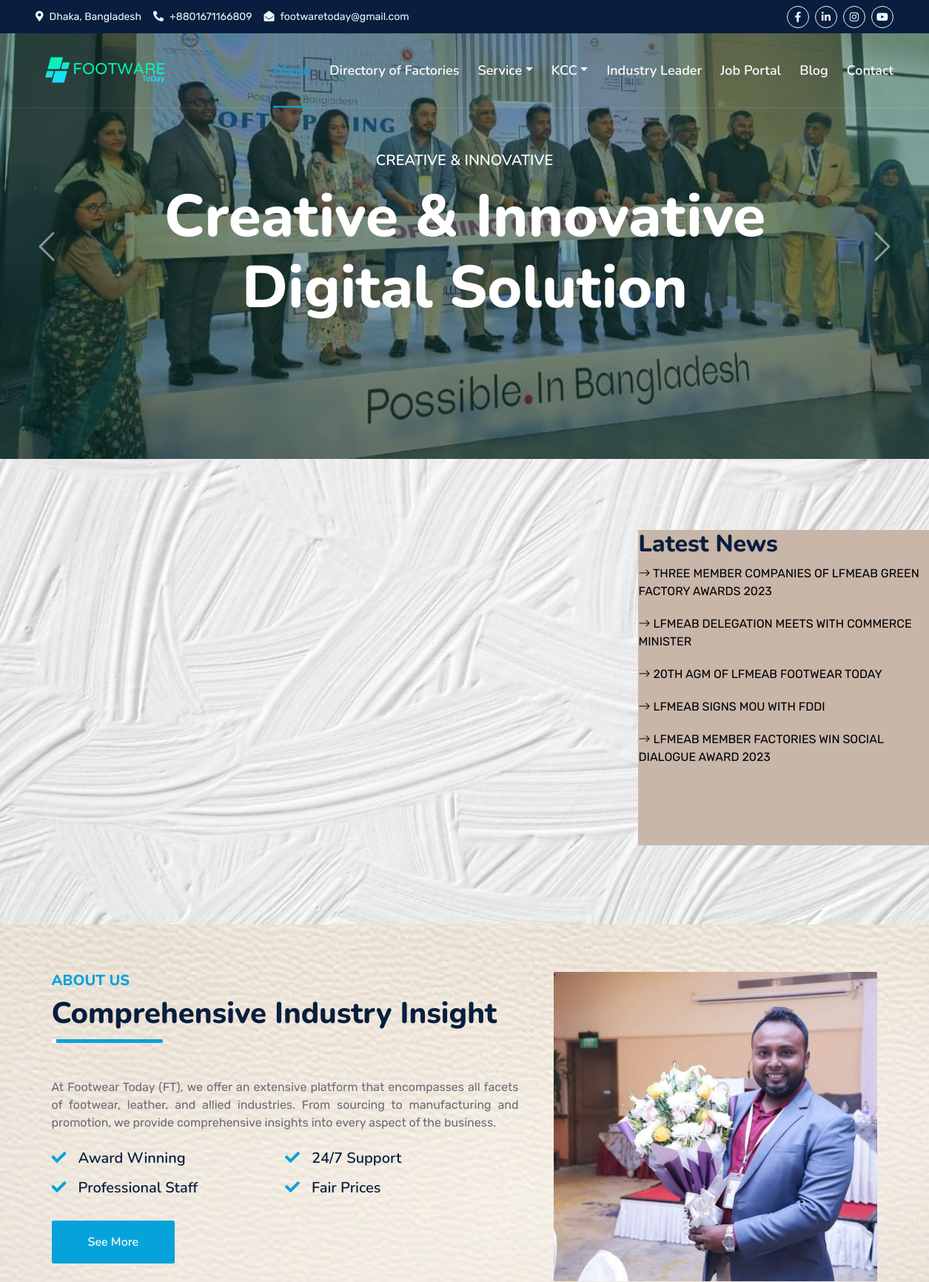
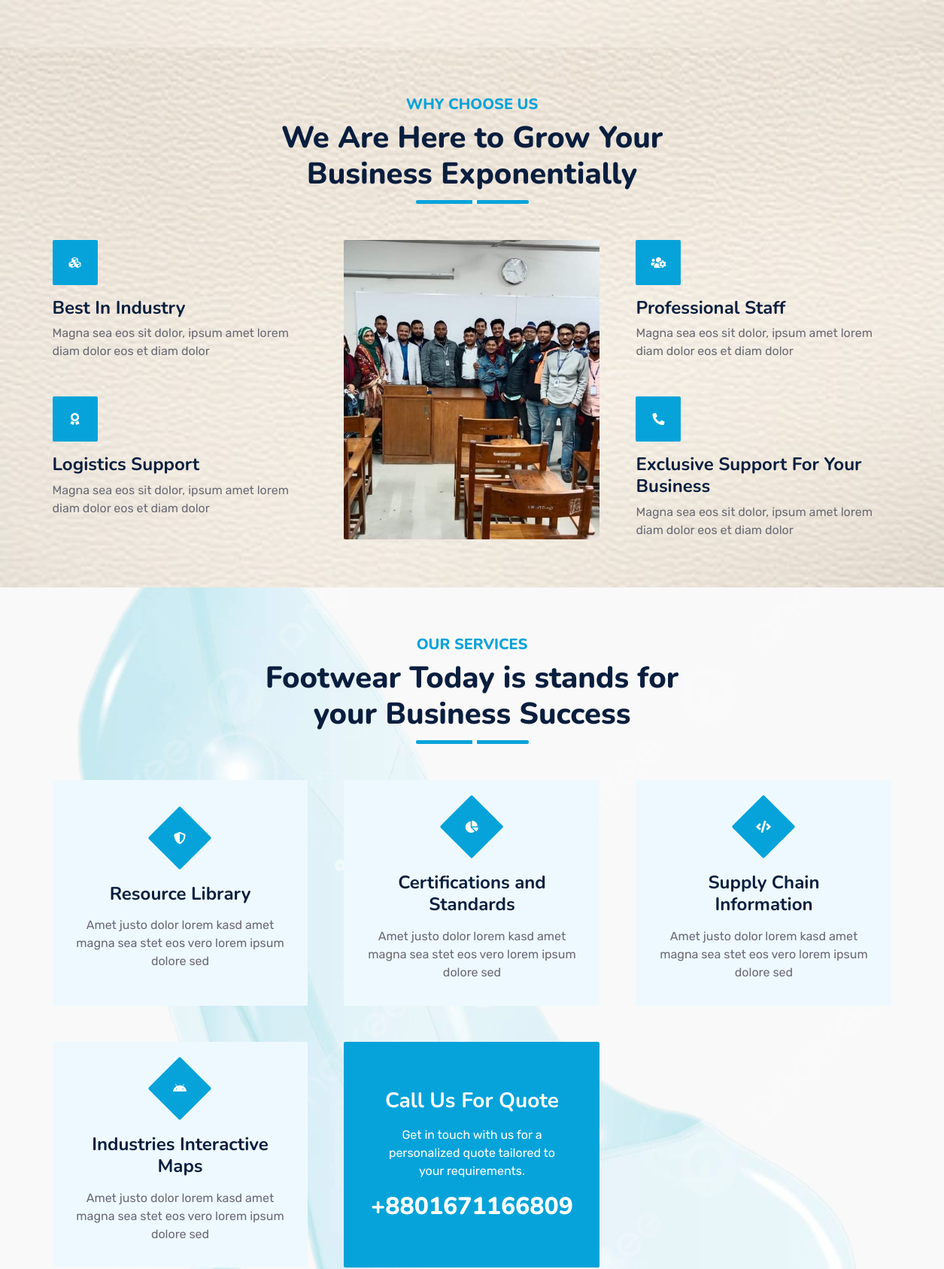
The page / (upper part) on the database its author committed (2 pictures, top to bottom).
### store/models.py (models this page shows, shortened)
class NewsArticle(models.Model):
    title = models.CharField(max_length=200)
    slug = models.SlugField(max_length=220, unique=True, blank=True, null=True)
    content = models.TextField()
    publication_date = models.DateField(auto_now_add=True)
    author = models.CharField(max_length=100)
    image = models.ImageField(upload_to='photos/news_images/', null=True, blank=True)
    is_availble = models.BooleanField(default = True)
    reference_link = models.URLField(max_length = 200, blank=True, null=True)

### vlogs/views.py (the view)
# urls.py: path('', views.home, name='home'),
def home(request):
    blogs = Blog.objects.all().order_by('-id')[:6]
    latest_news = NewsArticle.objects.filter(is_availble=True).order_by('-publication_date')[:5]
    context={
        'latest_news': latest_news ,
        'blogs': blogs
    }
    return render(request, 'home.html',context)

### vlogs/templates/home.html (shortened to what this page needs)
{% extends 'index.html' %} {% block body%} {% load static %}
<body>
  <div class="container-fluid position-relative p-0">
    <nav class="navbar navbar-expand-lg navbar-dark px-5 py-3 py-lg-0">
      <a href="{% url 'home' %}" class="navbar-brand p-0">
        <h1 class="m-0">
          <img
            class="w-100"
            src="{% static 'img\logo\up_logo.png' %}"
            height="100px"
            width="200px"
            alt="Image"
          />
        </h1>
      </a>
      <div class="collapse navbar-collapse" id="navbarCollapse">
        <div class="navbar-nav ms-auto py-0">
          <a href="{% url 'about'  %}" class="nav-item nav-link active"
            >About</a
          >
          <a href="{% url 'company_list'  %}" class="nav-item nav-link"
            >Directory of Factories</a
          >
          <div class="nav-item dropdown">
            <a
              href="#"
              class="nav-link dropdown-toggle"
              data-bs-toggle="dropdown"
              >Service</a
            >
          </div>
          <div class="nav-item dropdown">
            <a
              href="#"
              class="nav-link dropdown-toggle"
              data-bs-toggle="dropdown"
              >KCC</a
            >
          </div>
          <a href="{% url 'leaders'  %}" class="nav-item nav-link"
            >Industry Leader</a
          >
          <a href="{% url 'job_list'  %}" class="nav-item nav-link">
            Job Portal</a
          >
          <a href="{% url 'blog'  %}" class="nav-item nav-link">Blog</a>
          <a href="{% url 'contact'  %}" class="nav-item nav-link">Contact</a>
        </div>
      </div>
    </nav>
    <div
      id="header-carousel"
      class="carousel slide carousel-fade"
      data-bs-ride="carousel"
    >
      <div class="carousel-inner">
        <div class="carousel-item active">
          <img class="w-100" src="{% static 'img/index.jpg'%}" alt="Image" />
          <div
            class="carousel-caption d-flex flex-column align-items-center justify-content-center"
          >
            <div class="p-3" style="max-width: 900px">
              <h5 class="text-white text-uppercase mb-3 animated slideInDown">
                Creative & Innovative
              </h5>
              <h2 class="display-1 text-white mb-md-4 animated zoomIn">
                Creative & Innovative Digital Solution
              </h2>
            </div>
          </div>
        </div>
      </div>
      <button
        class="carousel-control-prev"
        type="button"
        data-bs-target="#header-carousel"
        data-bs-slide="prev"
      >
        <span class="carousel-control-prev-icon" aria-hidden="true"></span>
      </button>
      <button
        class="carousel-control-next"
        type="button"
        data-bs-target="#header-carousel"
        data-bs-slide="next"
      >
        <span class="carousel-control-next-icon" aria-hidden="true"></span>
      </button>
    </div>
  </div>
  <div
    class="container-fluid py-5 wow fadeInUp background-image2"
    data-wow-delay="0.1s"
  >
    <div class="container py-5">
      <div class="row g-5">
        <div class="col-lg-8">
          <div class="video-section" style="margin-left: -90px">
            <video id="video" width="105%" height="auto" autoplay muted>
              <source src="{% static 'img/demo1.mp4' %}" type="video/mp4" />
            </video>
          </div>
        </div>
        <div class="col-lg-4">
          <div
            style="background-color: #c8b6a9; width:410px; height:426px; margin-left: 5%"
          >
            <h2>Latest News</h2>
            <div class="news-container">
              <marquee
                direction="up"
                onmouseover="this.stop();"
                onmouseout="this.start();"
                scrollamount="2"
                loop="1000"
              >
                {% for article in latest_news %}
                <a
                  href="{% url 'news_detail' article.slug %}"
                  class="company-link"
                >
                  <p
                    class="bi-arrow-right"
                    style="color: black; margin-bottom: 20px"
                  >
                    {{ article.title }}
                  </p>
                </a>
                {% endfor %}
              </marquee>
            </div>
          </div>
        </div>
      </div>
    </div>
  </div>
  <div
    class="container-fluid py-3 wow fadeInUp background-image1"
    data-wow-delay="0.1s"
  >
    <div class="container py-5">
      <div class="row g-5">
        <div class="col-lg-7">
          <div class="section-title position-relative pb-3 mb-5">
            <h5 class="fw-bold text-primary text-uppercase">About Us</h5>
            <h1 class="mb-0">Comprehensive Industry Insight</h1>
          </div>
          <p class="mb-4" style="text-align: justify">
            At Footwear Today (FT), we offer an extensive platform that
            encompasses all facets of footwear, leather, and allied industries.
            From sourcing to manufacturing and promotion, we provide
            comprehensive insights into every aspect of the business.
          </p>
          <div class="row g-0 mb-3">
            <div class="col-sm-6 wow zoomIn" data-wow-delay="0.2s">
              <h5 class="mb-3">
                <i class="fa fa-check text-primary me-3"></i>Award Winning
              </h5>
              <h5 class="mb-3">
                <i class="fa fa-check text-primary me-3"></i>Professional Staff
              </h5>
            </div>
            <div class="col-sm-6 wow zoomIn" data-wow-delay="0.4s">
              <h5 class="mb-3">
                <i class="fa fa-check text-primary me-3"></i>24/7 Support
              </h5>
              <h5 class="mb-3">
                <i class="fa fa-check text-primary me-3"></i>Fair Prices
              </h5>
            </div>
          </div>
          <div
            class="d-flex align-items-center mb-4 wow fadeIn"
            data-wow-delay="0.6s"
          >
            <div>
              <a
                href="{% url 'about'  %}"
                class="btn btn-primary py-md-3 px-md-5 me-3 animated slideInLeft"
                >See More</a
              >
            </div>
          </div>
        </div>
        <div class="col-lg-5" style="min-height: 400px">
          <div class="position-relative h-100">
            <img
              class="position-absolute w-100 h-100 rounded wow zoomIn"
              data-wow-delay="0.9s"
              src="{% static 'img/personal.jpg' %}"
              style="object-fit: cover"
            />
          </div>
        </div>
      </div>
    </div>
  </div>
  <div
    class="container-fluid py-3 wow fadeInUp background-image"
    data-wow-delay="0.1s"
  >
    <div class="container py-5">
      <div
        class="section-title text-center position-relative pb-3 mb-5 mx-auto"
        style="max-width: 600px"
      >
        <h5 class="fw-bold text-primary text-uppercase">Why Choose Us</h5>
        <h1 class="mb-0">We Are Here to Grow Your Business Exponentially</h1>
      </div>
      <div class="row g-5">
        <div class="col-lg-4">
          <div class="row g-5">
            <div class="col-12 wow zoomIn" data-wow-delay="0.2s">
              <div
                class="bg-primary rounded d-flex align-items-center justify-content-center mb-3"
                style="width: 60px; height: 60px"
              >
                <i class="fa fa-cubes text-white"></i>
              </div>
              <h4>Best In Industry</h4>
              <p class="mb-0">
                Magna sea eos sit dolor, ipsum amet lorem diam dolor eos et diam
                dolor
              </p>
            </div>
            <div class="col-12 wow zoomIn" data-wow-delay="0.6s">
              <div
                class="bg-primary rounded d-flex align-items-center justify-content-center mb-3"
                style="width: 60px; height: 60px"
              >
                <i class="fa fa-award text-white"></i>
              </div>
              <h4>Logistics Support</h4>
              <p class="mb-0">
                Magna sea eos sit dolor, ipsum amet lorem diam dolor eos et diam
                dolor
              </p>
            </div>
          </div>
        </div>
        <div
          class="col-lg-4 wow zoomIn"
          data-wow-delay="0.9s"
          style="min-height: 350px"
        >
          <div class="position-relative h-100">
            <img
              class="position-absolute w-100 h-100 rounded wow zoomIn"
              data-wow-delay="0.1s"
              src="{% static 'img/class.jpg' %}"
              style="object-fit: cover"
            />
          </div>
        </div>
        <div class="col-lg-4">
          <div class="row g-5">
            <div class="col-12 wow zoomIn" data-wow-delay="0.4s">
              <div
                class="bg-primary rounded d-flex align-items-center justify-content-center mb-3"
                style="width: 60px; height: 60px"
              >
                <i class="fa fa-users-cog text-white"></i>
              </div>
              <h4>Professional Staff</h4>
              <p class="mb-0">
                Magna sea eos sit dolor, ipsum amet lorem diam dolor eos et diam
                dolor
              </p>
            </div>
            <div class="col-12 wow zoomIn" data-wow-delay="0.8s">
              <div
                class="bg-primary rounded d-flex align-items-center justify-content-center mb-3"
                style="width: 60px; height: 60px"
              >
                <i class="fa fa-phone-alt text-white"></i>
              </div>
              <h4>Exclusive Support For Your Business</h4>
              <p class="mb-0">
                Magna sea eos sit dolor, ipsum amet lorem diam dolor eos et diam
                dolor
              </p>
            </div>
          </div>
        </div>
      </div>
    </div>
  </div>
  <div
    class="container-fluid py-3 wow fadeInUp background-image4"
    data-wow-delay="0.1s"
  >
    <div class="container py-5">
      <div
        class="section-title text-center position-relative pb-3 mb-5 mx-auto"
        style="max-width: 600px"
      >
        <h5 class="fw-bold text-primary text-uppercase">Our Services</h5>
        <h1 class="mb-0">Footwear Today is stands for your Business Success</h1>
      </div>
      <div class="row g-5">
        <div class="col-lg-4 col-md-6 wow zoomIn" data-wow-delay="0.3s">
          <div
            class="service-item bg-light rounded d-flex flex-column align-items-center justify-content-center text-center"
          >
            <div class="service-icon">
              <i class="fa fa-shield-alt text-white"></i>
            </div>
            <h4 class="mb-3">Resource Library</h4>
            <p class="m-0">
              Amet justo dolor lorem kasd amet magna sea stet eos vero lorem
              ipsum dolore sed
            </p>
          </div>
        </div>
        <div class="col-lg-4 col-md-6 wow zoomIn" data-wow-delay="0.6s">
          <div
            class="service-item bg-light rounded d-flex flex-column align-items-center justify-content-center text-center"
          >
            <div class="service-icon">
              <i class="fa fa-chart-pie text-white"></i>
            </div>
            <h4 class="mb-3">Certifications and Standards</h4>
            <p class="m-0">
              Amet justo dolor lorem kasd amet magna sea stet eos vero lorem
              ipsum dolore sed
            </p>
          </div>
        </div>
        <div class="col-lg-4 col-md-6 wow zoomIn" data-wow-delay="0.9s">
          <div
            class="service-item bg-light rounded d-flex flex-column align-items-center justify-content-center text-center"
          >
            <div class="service-icon">
              <i class="fa fa-code text-white"></i>
            </div>
            <h4 class="mb-3">Supply Chain Information</h4>
            <p class="m-0">
              Amet justo dolor lorem kasd amet magna sea stet eos vero lorem
              ipsum dolore sed
            </p>
          </div>
        </div>
        <div class="col-lg-4 col-md-6 wow zoomIn" data-wow-delay="0.3s">
          <div
            class="service-item bg-light rounded d-flex flex-column align-items-center justify-content-center text-center"
          >
            <div class="service-icon">
              <i class="fab fa-android text-white"></i>
            </div>
            <h4 class="mb-3">Industries Interactive Maps</h4>
            <p class="m-0">
              Amet justo dolor lorem kasd amet magna sea stet eos vero lorem
              ipsum dolore sed
            </p>
          </div>
        </div>
        <div class="col-lg-4 col-md-6 wow zoomIn" data-wow-delay="0.9s">
          <div
            class="position-relative bg-primary rounded h-100 d-flex flex-column align-items-center justify-content-center text-center p-5"
          >
            <h3 class="text-white mb-3">Call Us For Quote</h3>
            <p class="text-white mb-3">
              Get in touch with us for a personalized quote tailored to your
              requirements.
            </p>
            <h2 class="text-white mb-0">+8801671166809</h2>
          </div>
        </div>
      </div>
    </div>
  </div>
  {% endblock %}

### rows shown on the page
NewsArticle: title "THREE MEMBER COMPANIES OF LFMEAB GREEN FACTORY AWARDS 2023"
NewsArticle: title "LFMEAB DELEGATION MEETS WITH COMMERCE MINISTER"
NewsArticle: title "20TH AGM OF LFMEAB FOOTWEAR TODAY"
NewsArticle: title "LFMEAB SIGNS MOU WITH FDDI"
NewsArticle: title "LFMEAB MEMBER FACTORIES WIN SOCIAL DIALOGUE AWARD 2023"
